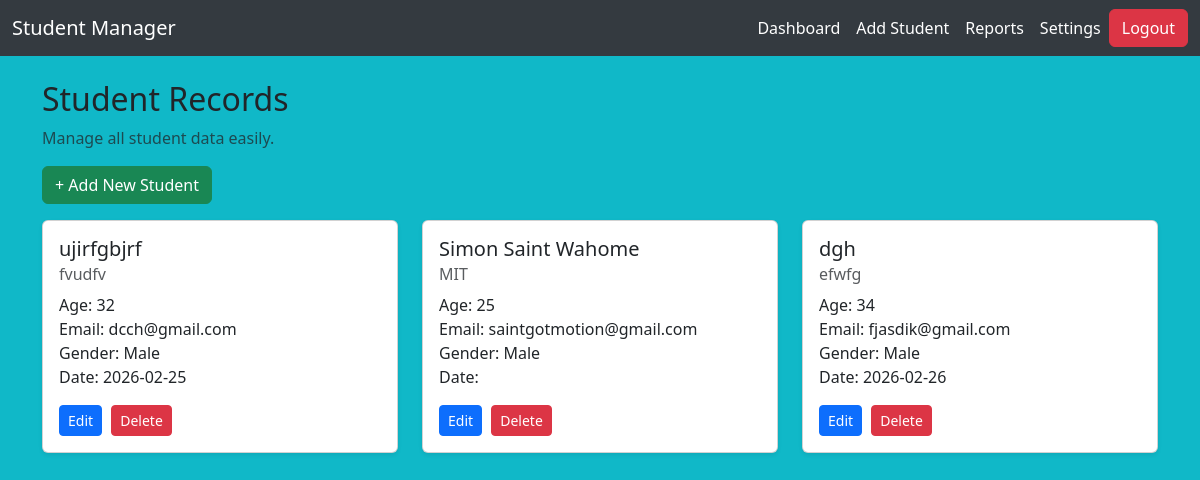
The page /dashboard (signed in) on the database its author committed.
### Dashboard/models.py (models this page shows, shortened)
class Student(models.Model):
    image = models.ImageField(default='default.jpg', upload_to='student/', null=True, blank=True)
    name = models.CharField(max_length=50)
    course = models.CharField(max_length=30)
    age = models.IntegerField()
    email = models.EmailField()
    gender = models.CharField(default='gender')
    date = models.CharField(default=datetime.date.today)

### Dashboard/views.py (the view)
# urls.py: path('dashboard', views.dashboard, name='dashboard'),
@login_required
def dashboard(request):
    students = Student.objects.all()
    return render(request, 'dashboard.html', context={'students': students})

### Dashboard/templates/dashboard.html (shortened to what this page needs)
{% load static %}
<html lang="en">
<head>
    <link href="https://cdn.jsdelivr.net/npm/bootstrap@5.3.0/dist/css/bootstrap.min.css" rel="stylesheet">
    <link rel="stylesheet" href="{% static 'css/main.css'%}">
</head>
<body>
<nav class="navbar navbar-expand-lg">
    <div class="container-fluid">
        <a class="navbar-brand" href="#">Student Manager</a>
        <div class="collapse navbar-collapse">
            <ul class="navbar-nav ms-auto">
                <li class="nav-item"><a class="nav-link" href="#">Dashboard</a></li>
                <li class="nav-item"><a class="nav-link" href="{% url 'add_student' %}">Add Student</a></li>
                <li class="nav-item"><a class="nav-link" href="#">Reports</a></li>
                <li class="nav-item"><a class="nav-link" href="#">Settings</a></li>
            </ul>
            {% if user.is_authenticated %}
                <a href="{% url 'logout' %}" class="btn btn-danger">Logout</a>
            {% else %}
                <a href="{% url 'logout' %}" class="btn btn-success">Login</a>
            {% endif %}
        </div>
    </div>
</nav>
<div class="container mt-4">
    <h2>Student Records</h2>
    <p class="text-muted">Manage all student data easily.</p>
    <div class="mb-3">
        <a href="{% url 'add_student' %}" class="btn btn-success">+ Add New Student</a>
    </div>
    <div class="row">
       {% for student in students %}
             <div class="col-md-4">
            <div class="card shadow-sm mb-4">
                <div class="card-body">
                    <h5 class="card-title">{{ student.name }}</h5>
                    <h6 class="card-subtitle mb-2 text-muted">{{ student.course }}</h6>
                    <p class="card-text">Age: {{ student.age }}<br>Email: {{ student.email }}<br>Gender: {{ student.gender }}<br>Date: {{ student.date }}</p>
                    <div class="card-actions">
                        <a href="{% url 'update_student' student.id %}" class="btn btn-sm btn-primary">Edit</a>
    <form method="POST"
          action="{% url 'delete_student' student.id %}"
          onsubmit="return confirm('Are you sure you want to delete this student?');"
          style="display:inline;">
        <button type="submit" class="btn btn-sm btn-danger">Delete
        </button>
    </form>
                    </div>
                </div>
            </div>
        </div>
       {% endfor %}
    </div>
</div>
</body>
</html>

### static/css/main.css (style rules this page uses)
body { background-color: #10b8c8; }
.navbar { background-color: #343a40; }
.navbar-brand, .nav-link { color: white !important; }
.card-actions a { margin-right: 5px; }

### rows shown on the page
Student: name "ujirfgbjrf", course "fvudfv", age "32", email "dcch@gmail.com", gender "Male", date "2026-02-25"
Student: name "Simon Saint Wahome", course "MIT", age "25", email "saintgotmotion@gmail.com", gender "Male"
Student: name "dgh", course "efwfg", age "34", email "fjasdik@gmail.com", gender "Male", date "2026-02-26"
